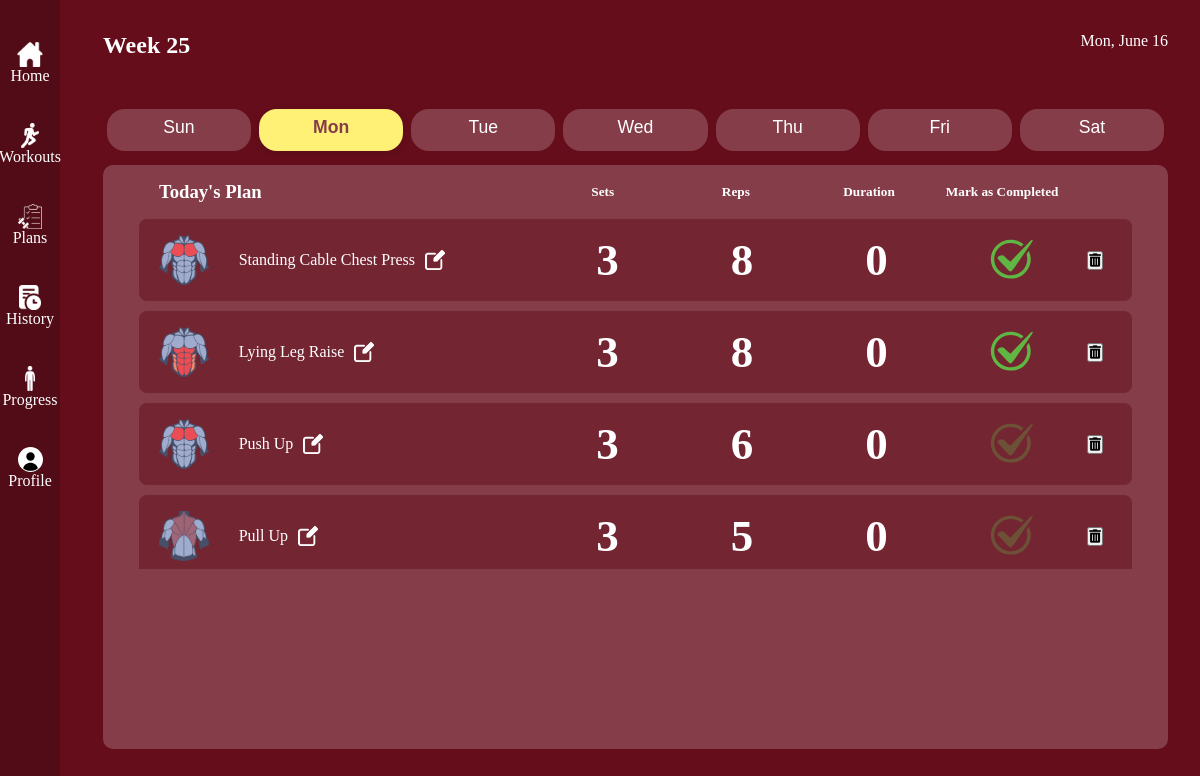
Page /plans.php (signed in) on the committed database.
### tables this page shows
CREATE TABLE `workout_plan` (
  `id` int(11) NOT NULL,
  `user_id` int(11) NOT NULL,
  `workout_day` varchar(20) NOT NULL,
  `exercise_name` varchar(100) NOT NULL,
  `sets` int(11) NOT NULL,
  `reps` int(11) NOT NULL DEFAULT 0,
  `duration` int(11) NOT NULL DEFAULT 0,
  `completed` tinyint(1) NOT NULL DEFAULT 0
);

CREATE TABLE `workouts` (
  `id` int(11) NOT NULL,
  `name` varchar(255) NOT NULL,
  `image_url` varchar(255) DEFAULT NULL,
  `image_url2` varchar(255) DEFAULT NULL,
  `focus` varchar(35) NOT NULL,
  `equipment` varchar(255) DEFAULT NULL,
  `reps` varchar(25) NOT NULL DEFAULT '0',
  `duration` varchar(25) DEFAULT '0',
  `sets` varchar(25) DEFAULT NULL
);

### plans.php (the view, shortened to what this page needs)
<?php
include("database.php");
$currentDay = $_GET['day'] ?? date('D');
$stmt = $conn->prepare("
    SELECT wp.*, w.focus
    FROM workout_plan wp
    JOIN workouts w ON wp.exercise_name = w.name
    WHERE wp.workout_day = ?
");
$stmt->bind_param("s", $currentDay);
$stmt->execute();
$result = $stmt->get_result();
$workouts = [];
while ($row = $result->fetch_assoc()) {
    $workouts[] = $row;
}
$today = new DateTime();
$weekNumber = $today->format('W');
$dayName = $today->format('D');
$monthName = $today->format('F');
$dayOfMonth = $today->format('j');
include 'includes/header.php';
?>
<div id="plans">
    <section class="date-header">
        <h2>Week <?= $weekNumber ?></h2>
        <div class="date-plan"><?= $dayName ?>, <?= $monthName ?> <?= $dayOfMonth ?></div>
    </section>
    <div class="day-tabs">
        <button class="day-tab<?= $currentDay == 'Sun' ? ' selected' : '' ?>" onclick="changeDay('Sun')"><p>Sun</p></button>
        <button class="day-tab<?= $currentDay == 'Mon' ? ' selected' : '' ?>" onclick="changeDay('Mon')"><p>Mon</p></button>
        <button class="day-tab<?= $currentDay == 'Tue' ? ' selected' : '' ?>" onclick="changeDay('Tue')"><p>Tue</p></button>
        <button class="day-tab<?= $currentDay == 'Wed' ? ' selected' : '' ?>" onclick="changeDay('Wed')"><p>Wed</p></button>
        <button class="day-tab<?= $currentDay == 'Thu' ? ' selected' : '' ?>" onclick="changeDay('Thu')"><p>Thu</p></button>
        <button class="day-tab<?= $currentDay == 'Fri' ? ' selected' : '' ?>" onclick="changeDay('Fri')"><p>Fri</p></button>
        <button class="day-tab<?= $currentDay == 'Sat' ? ' selected' : '' ?>" onclick="changeDay('Sat')"><p>Sat</p></button>
    </div>
    <section id="workout-plan" >
        <div class="head">
            <h3>Today's Plan</h3>
            <div class="label">
                <h5>Sets</h5>
                <h5>Reps</h5>
                <h5>Duration</h5>
                <h5>Mark as Completed</h5>
            </div>
        </div>
        <div class="workouts-plan">
            <?php foreach ($workouts as $workout): ?>
                <div class="workout"
                    data-id="<?= $workout['id'] ?>"
                    data-name="<?= $workout['exercise_name'] ?>"
                    data-sets="<?= $workout['sets'] ?>"
                    data-reps="<?= $workout['reps'] ?>"
                    data-duration="<?= $workout['duration'] ?>"
                >
                    <div class="name">
                        <img src="assets/images/<?= $workout['focus'] ?>-icon.png" alt="<?= $workout['exercise_name'] ?>">
                        <div class="with-edit">
                            <p><?= ucfirst($workout['exercise_name']) ?></p>
                            <img
                                src="assets/images/edit-icon.webp"
                                alt="Edit"
                                class="edit-button"
                                data-id="<?= $workout['id'] ?>"
                                data-sets="<?= $workout['sets'] ?>"
                                data-reps="<?= $workout['reps'] ?>"
                                data-duration="<?= $workout['duration'] ?>"
                                style="height: 20px; margin-left: 10px; cursor: pointer; filter: invert(100%);"
                            >
                        </div>
                    </div>
                    <div class="data">
                        <div class="sets"><?= $workout['sets'] ?></div>
                        <div class="reps"><?= $workout['reps'] ?></div>
                        <div class="duration"><?= $workout['duration'] ?></div>
                        <div class="done">
                            <form method="POST" action="plans.php">
                                <button type="submit" class="completed-button" style="background:none; border:none;">
                                    <?php if ($workout['completed']): ?>
                                        <img src="assets/images/check-icon.svg" alt="Completed" style="height: 40px;">
                                    <?php else: ?>
                                        <img src="assets/images/check-icon.svg" alt="Not Completed" style="height: 40px; opacity: 0.3;">
                                    <?php endif; ?>
                                </button>
                            </form>
                        </div>
                        <div class="delete">
                            <form method="POST" action="plans.php" onsubmit="return confirm('Are you sure you want to delete this workout?');">
                                <button type="submit" class="delete-button">
                                    <i class="fas fa-trash-alt"></i>
                                </button>
                            </form>
                        </div>
                    </div>
                </div>
            <?php endforeach; ?>
        </div>
    </section>
</div>
<?php include 'includes/footer.php'; ?>

### assets/styles/style.css (style rules this page uses)
* { margin: 0; padding: 0; box-sizing: border-box; }
body { height: 100vh; width: 100vw; background-color: #650d1b; display: flex; color: white; }
#plans { height: 100%; width: 100%; display: flex; flex-direction: column; padding-left: 3%; }
.date-header { display: flex; justify-content: space-between; padding: 2rem; color: white; }
.day-tabs { width: 100%; display: flex; justify-content: center; margin: 18px 0 24px 0; padding: 0 2rem; }
.day-tab { width: 100%; background: #843d49; color: #fff; border: none; border-radius: 18px; margin: 0 4px; padding: 8px 18px; font-size: 1.1rem; font-weight: 500; cursor: pointer; transition: background 0.2s, color 0.2s, box-shadow 0.2s; outline: none; }
.day-tab.selected { background: #fff176; color: #843d49; box-shadow: 0 2px 8px rgba(0,0,0,0.10); font-weight: bold; }
.day-tab p { padding-bottom: 5px; }
#workout-plan { height: 65vh; background-color: #843D49; border-radius: 10px; color: white; margin: -10px 2rem 0 2rem; padding: 1rem; }
#workout-plan .head { display: grid; grid-template-columns: 40% 60%; padding: 0 50px 1rem 40px; align-items: center; }
#workout-plan .label { display: grid; grid-template-columns: 1fr 1fr 1fr 1fr 0.25fr; place-items: center; font-weight: bold; align-items: flex-end; }
.workouts-plan { width: 100%; display: flex; flex-direction: column; gap: 10px; padding: 0 20px; max-height: 350px; overflow: auto; }
.workout { display: grid; grid-template-columns: 40% 60%; align-items: center; background-color: #742532; padding: 15px 20px; border-radius: 8px; }
.name { display: flex; align-items: center; gap: 30px; }
.with-edit { display: flex; align-items: center; }
.name img { width: auto; height: 50px; }
.data { display: grid; grid-template-columns: 1fr 1fr 1fr 1fr 0.25fr; place-items: center; }
.data form { display: flex; justify-content: center; align-items: center; margin-top: 0px; }
.data { height: 70%; align-content: center; font-weight: 700; font-size: 45px; }

### rows in the picture
workout_plan: workouts.focus (picture), exercise_name "Standing Cable Chest Press", sets "3", reps "8", duration "0"
workout_plan: workouts.focus (picture), exercise_name "Lying Leg Raise", sets "3", reps "8", duration "0"
workout_plan: workouts.focus (picture), exercise_name "Push Up", sets "3", reps "6", duration "0"
workout_plan: workouts.focus (picture), exercise_name "Pull Up", sets "3", reps "5", duration "0"

### other values in the picture
$dayName "Mon"
